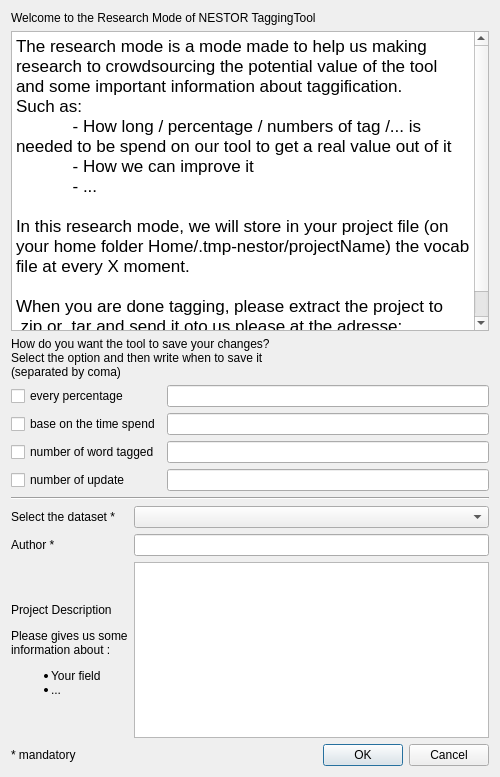
<?xml version="1.0" encoding="UTF-8"?>
<ui version="4.0">
 <class>Dialog_ResearchWindows</class>
 <widget class="QDialog" name="Dialog_ResearchWindows">
  <property name="geometry">
   <rect>
    <x>0</x>
    <y>0</y>
    <width>500</width>
    <height>777</height>
   </rect>
  </property>
  <property name="maximumSize">
   <size>
    <width>500</width>
    <height>1000</height>
   </size>
  </property>
  <property name="windowTitle">
   <string>NESTOR Research windows</string>
  </property>
  <layout class="QGridLayout" name="gridLayout_2">
   <item row="1" column="0">
    <layout class="QGridLayout" name="gridLayout">
     <item row="1" column="0" rowspan="2">
      <widget class="QTextBrowser" name="textBrowser_ResearchWindows_description">
       <property name="minimumSize">
        <size>
         <width>150</width>
         <height>300</height>
        </size>
       </property>
       <property name="html">
        <string>&lt;!DOCTYPE HTML PUBLIC &quot;-//W3C//DTD HTML 4.0//EN&quot; &quot;http://www.w3.org/TR/REC-html40/strict.dtd&quot;&gt;
&lt;html&gt;&lt;head&gt;&lt;meta name=&quot;qrichtext&quot; content=&quot;1&quot; /&gt;&lt;style type=&quot;text/css&quot;&gt;
p, li { white-space: pre-wrap; }
&lt;/style&gt;&lt;/head&gt;&lt;body style=&quot; font-family:'.SF NS Text'; font-size:13pt; font-weight:400; font-style:normal;&quot;&gt;
&lt;p style=&quot; margin-top:0px; margin-bottom:0px; margin-left:0px; margin-right:0px; -qt-block-indent:0; text-indent:0px;&quot;&gt;The research mode is a mode made to help us making research to crowdsourcing the potential value of the tool and some important information about taggification. &lt;/p&gt;
&lt;p style=&quot; margin-top:0px; margin-bottom:0px; margin-left:0px; margin-right:0px; -qt-block-indent:0; text-indent:0px;&quot;&gt;Such as: &lt;/p&gt;
&lt;p style=&quot; margin-top:0px; margin-bottom:0px; margin-left:0px; margin-right:0px; -qt-block-indent:0; text-indent:0px;&quot;&gt;            - How long / percentage / numbers of tag /... is needed to be spend on our tool to get a real value out of it &lt;/p&gt;
&lt;p style=&quot; margin-top:0px; margin-bottom:0px; margin-left:0px; margin-right:0px; -qt-block-indent:0; text-indent:0px;&quot;&gt;            - How we can improve it &lt;/p&gt;
&lt;p style=&quot; margin-top:0px; margin-bottom:0px; margin-left:0px; margin-right:0px; -qt-block-indent:0; text-indent:0px;&quot;&gt;            - ... &lt;/p&gt;
&lt;p style=&quot;-qt-paragraph-type:empty; margin-top:0px; margin-bottom:0px; margin-left:0px; margin-right:0px; -qt-block-indent:0; text-indent:0px;&quot;&gt;&lt;br /&gt;&lt;/p&gt;
&lt;p style=&quot; margin-top:0px; margin-bottom:0px; margin-left:0px; margin-right:0px; -qt-block-indent:0; text-indent:0px;&quot;&gt;In this research mode, we will store in your project file (on your home folder Home/.tmp-nestor/projectName) the vocab file at every X moment. &lt;/p&gt;
&lt;p style=&quot;-qt-paragraph-type:empty; margin-top:0px; margin-bottom:0px; margin-left:0px; margin-right:0px; -qt-block-indent:0; text-indent:0px;&quot;&gt;&lt;br /&gt;&lt;/p&gt;
&lt;p style=&quot; margin-top:0px; margin-bottom:0px; margin-left:0px; margin-right:0px; -qt-block-indent:0; text-indent:0px;&quot;&gt;When you are done tagging, please extract the project to .zip or .tar and send it oto us please at the adresse: KEAthebesttiemintheworld@nist.gov&lt;/p&gt;&lt;/body&gt;&lt;/html&gt;</string>
       </property>
      </widget>
     </item>
     <item row="0" column="0">
      <widget class="QLabel" name="label_ResearchWindows_description">
       <property name="text">
        <string>Welcome to the Research Mode of NESTOR TaggingTool</string>
       </property>
      </widget>
     </item>
     <item row="5" column="0">
      <widget class="Line" name="line">
       <property name="orientation">
        <enum>Qt::Horizontal</enum>
       </property>
      </widget>
     </item>
     <item row="3" column="0">
      <widget class="QLabel" name="label_ResearchWindows_saveVocab">
       <property name="text">
        <string>How do you want the tool to save your changes?
Select the option and then write when to save it
(separated by coma)</string>
       </property>
       <property name="alignment">
        <set>Qt::AlignJustify|Qt::AlignVCenter</set>
       </property>
      </widget>
     </item>
     <item row="6" column="0">
      <layout class="QGridLayout" name="gridLayout_3">
       <item row="2" column="1">
        <widget class="QTextEdit" name="textEdit_ResearchWindows_projectDescription"/>
       </item>
       <item row="1" column="1">
        <widget class="QLineEdit" name="lineEdit_ResearchWindows_projectAuthor"/>
       </item>
       <item row="0" column="0">
        <widget class="QLabel" name="label_ResearchWindows_projectName">
         <property name="text">
          <string>Select the dataset *</string>
         </property>
        </widget>
       </item>
       <item row="2" column="0">
        <widget class="QLabel" name="label_ResearchWindows_projectDescription">
         <property name="text">
          <string>&lt;html&gt;&lt;head/&gt;&lt;body&gt;&lt;p&gt;Project Description&lt;/p&gt;&lt;p&gt;Please gives us some &lt;br&gt;information about :
&lt;ul&gt;
  &lt;li&gt;Your field&lt;/li&gt;
  &lt;li&gt;...&lt;/li&gt;
&lt;/ul&gt;
&lt;/p&gt;
&lt;/body&gt;&lt;/html&gt;</string>
         </property>
        </widget>
       </item>
       <item row="0" column="1">
        <widget class="QComboBox" name="comboBox_ResearchWindows_projectName"/>
       </item>
       <item row="1" column="0">
        <widget class="QLabel" name="label_ResearchWindows_projectAuthor">
         <property name="text">
          <string>Author *</string>
         </property>
        </widget>
       </item>
       <item row="3" column="1">
        <widget class="QDialogButtonBox" name="buttonBox_ResearchWindows">
         <property name="standardButtons">
          <set>QDialogButtonBox::Cancel|QDialogButtonBox::Ok</set>
         </property>
        </widget>
       </item>
       <item row="3" column="0">
        <widget class="QLabel" name="label_4">
         <property name="text">
          <string>* mandatory</string>
         </property>
        </widget>
       </item>
      </layout>
     </item>
     <item row="4" column="0">
      <layout class="QGridLayout" name="gridLayout_4">
       <item row="3" column="0">
        <widget class="QCheckBox" name="checkBox_ResearchWindows_saveVocab_nbUpdate">
         <property name="text">
          <string>number of update</string>
         </property>
         <attribute name="buttonGroup">
          <string notr="true">buttonGroup_ResearchWindows_recordType</string>
         </attribute>
        </widget>
       </item>
       <item row="0" column="0">
        <widget class="QCheckBox" name="checkBox_ResearchWindows_saveVocab_percentage">
         <property name="text">
          <string>every percentage</string>
         </property>
         <attribute name="buttonGroup">
          <string notr="true">buttonGroup_ResearchWindows_recordType</string>
         </attribute>
        </widget>
       </item>
       <item row="1" column="0">
        <widget class="QCheckBox" name="checkBox_ResearchWindows_saveVocab_time">
         <property name="text">
          <string>base on the time spend</string>
         </property>
         <attribute name="buttonGroup">
          <string notr="true">buttonGroup_ResearchWindows_recordType</string>
         </attribute>
        </widget>
       </item>
       <item row="2" column="0">
        <widget class="QCheckBox" name="checkBox_ResearchWindows_saveVocab_nbtoken">
         <property name="text">
          <string>number of word tagged</string>
         </property>
         <attribute name="buttonGroup">
          <string notr="true">buttonGroup_ResearchWindows_recordType</string>
         </attribute>
        </widget>
       </item>
       <item row="0" column="1">
        <widget class="QLineEdit" name="lineEdit_ResearchWindows_saveVocab_percentage"/>
       </item>
       <item row="1" column="1">
        <widget class="QLineEdit" name="lineEdit_ResearchWindows_saveVocab_time"/>
       </item>
       <item row="2" column="1">
        <widget class="QLineEdit" name="lineEdit_ResearchWindows_saveVocab_nbtoken"/>
       </item>
       <item row="3" column="1">
        <widget class="QLineEdit" name="lineEdit_ResearchWindows_saveVocab_nbUpdate"/>
       </item>
      </layout>
     </item>
    </layout>
   </item>
  </layout>
 </widget>
 <tabstops>
  <tabstop>textBrowser_ResearchWindows_description</tabstop>
  <tabstop>checkBox_ResearchWindows_saveVocab_percentage</tabstop>
  <tabstop>checkBox_ResearchWindows_saveVocab_time</tabstop>
  <tabstop>checkBox_ResearchWindows_saveVocab_nbtoken</tabstop>
  <tabstop>checkBox_ResearchWindows_saveVocab_nbUpdate</tabstop>
  <tabstop>lineEdit_ResearchWindows_saveVocab_percentage</tabstop>
  <tabstop>lineEdit_ResearchWindows_saveVocab_time</tabstop>
  <tabstop>lineEdit_ResearchWindows_saveVocab_nbtoken</tabstop>
  <tabstop>lineEdit_ResearchWindows_saveVocab_nbUpdate</tabstop>
  <tabstop>comboBox_ResearchWindows_projectName</tabstop>
  <tabstop>lineEdit_ResearchWindows_projectAuthor</tabstop>
  <tabstop>textEdit_ResearchWindows_projectDescription</tabstop>
 </tabstops>
 <resources/>
 <connections/>
 <buttongroups>
  <buttongroup name="buttonGroup_ResearchWindows_recordType">
   <property name="exclusive">
    <bool>false</bool>
   </property>
  </buttongroup>
 </buttongroups>
</ui>
